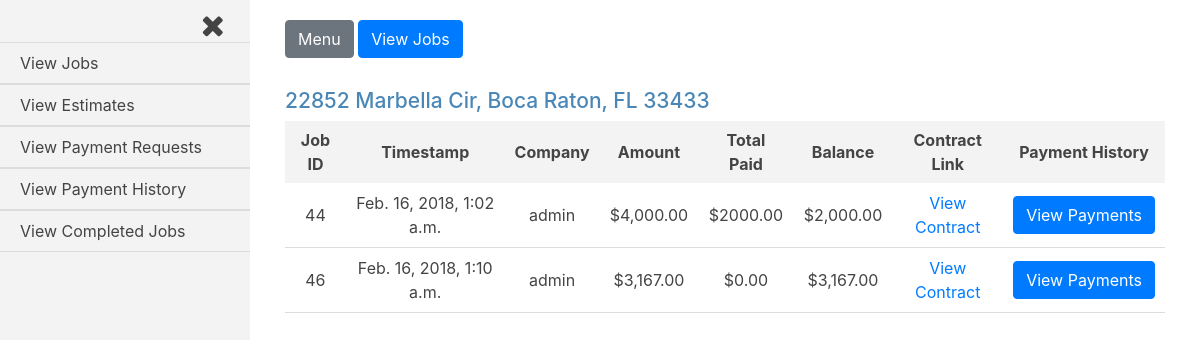
The app's page /jobs_admin/ (signed in), older data.
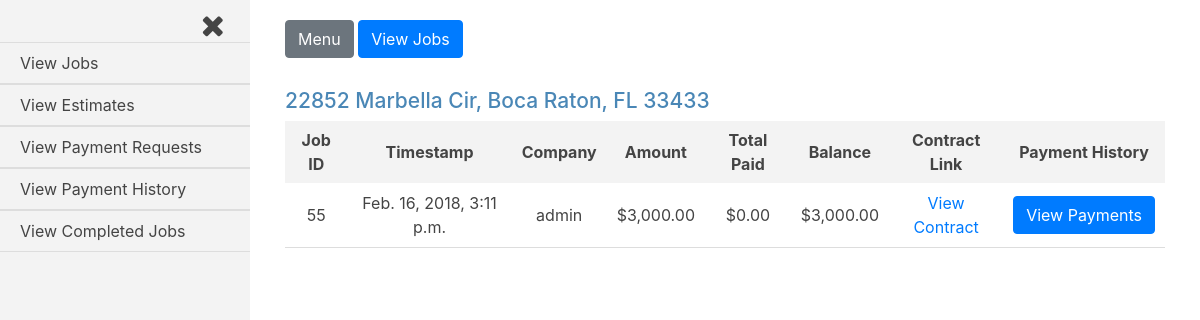
The same page, newer data.
### jobs/models.py (models this page shows, shortened)
class Current_Worker(models.Model):
    house = models.ForeignKey(House, on_delete=models.CASCADE)
    company = models.ForeignKey(settings.AUTH_USER_MODEL, on_delete=models.CASCADE)
    current = models.BooleanField(default=False)

class House(models.Model):
    address = models.CharField(max_length=250)
    companies = models.ManyToManyField(settings.AUTH_USER_MODEL, through='Current_Worker')
    proposed_jobs = models.BooleanField(default=False)
    pending_payments = models.BooleanField(default=False)
    payment_history = models.BooleanField(default=False)
    completed_jobs = models.BooleanField(default=False)
    def __str__(self):
        return self.address

class Job(models.Model):
    house = models.ForeignKey(House, on_delete=models.CASCADE)
    company = models.ForeignKey(settings.AUTH_USER_MODEL, on_delete=models.CASCADE)
    start_amount = models.DecimalField(max_digits=8, decimal_places=2, default=0.00)
    start_date = models.DateTimeField(auto_now_add=True, blank=True)
    total_paid = models.DecimalField(max_digits=8, decimal_places=2, default=0.00)
    approved = models.BooleanField(default=False)
    def generate_filename(self, filename):
        file_path = 'uploads/{}/{}'.format(str(self.house.address), str(filename))
        return file_path
    document_link = models.FileField(upload_to=generate_filename)
    balance_amount = models.DecimalField(max_digits=8, decimal_places=2, default=0.00)

### jobs_admin/views.py (the view)
@login_required
def index(request):
    current_user = request.user
    if current_user.is_active and current_user.is_staff:
        sql = 'SELECT * FROM jobs_current_worker WHERE current=1 GROUP BY house_id'
        current_workers = Current_Worker.objects.raw(sql)
        jobs = Job.objects.filter(approved=True, balance_amount__gt=0)
        payment_history_form = Payment_History_Form()
        template = loader.get_template('jobs_admin/index.html')
        context = {
            'current_workers': current_workers,
            'jobs': jobs,
            'current_user': current_user,
            'payment_history_form': payment_history_form,
        }
        return HttpResponse(template.render(context, request))
    else:
        return HttpResponseRedirect('/accounts/login')

### payment_history/forms.py
class Payment_History_Form(ModelForm, forms.Form):
    class Meta:
        model = Request_Payment
        exclude = ['job', 'submit_date', 'approved_date', 'house', 'amount', 'approved']

### jobs_admin/templates/jobs_admin/index.html (shortened to what this page needs)
{% extends 'base_login_admin.html' %}
{% load humanize %}
{% load static %}
{% block body_class %}jobs_admin{% endblock body_class %}
{% block content %}
{% for current_worker in current_workers %}
<div class="job-container">
  <div class="house">
    <h3 class="house-address">{{current_worker.house.address}}</h3>
  </div>
  <table class="job-summary">
    <tr class="job-headings">
      <th>Job ID</th>
      <th>Timestamp</th>
      <th>Company</th>
      <th>Amount</th>
      <th>Total Paid</th>
      <th>Balance</th>
      <th>Contract Link</th>
      <th>Payment History</th>
    </tr>
    {% for job in jobs %}
      {% if job.house.address == current_worker.house.address %}
    <tr class="job-info">
      <td>{{job.id}}</td>
      <td>{{job.start_date}}</td>
      <td>{{job.company}}</td>
      <td>${{job.start_amount|intcomma}}</td>
      <td>${{job.total_paid}}</td>
      <td>${{job.balance_amount|intcomma}}</td>
      <td><a href="{{job.document_link.url}}">View Contract</a></td>
      <td>
        <form class="payment-history-form" action="/payment_history/p_history_job" method="post">
          <input class="btn btn-primary v-payment-history" type="submit" name="" value="View Payments">
        </form>
      </td>
    </tr>
      {% endif %}
    {% endfor %}
  </table>
</div>
{% endfor %}
{% endblock content %}

Row changes from the older to the newer data that the page shows:
removed Job: id "44", start_date "Feb. 16, 2018, 1:02 a.m.", company "admin", start_amount "4,000.00", total_paid "2000.00", balance_amount "2,000.00", shown under "22852 Marbella Cir, Boca Raton, FL 33433"
removed Job: id "46", start_date "Feb. 16, 2018, 1:10 a.m.", company "admin", start_amount "3,167.00", total_paid "0.00", balance_amount "3,167.00", shown under "22852 Marbella Cir, Boca Raton, FL 33433"
added Job: id "55", start_date "Feb. 16, 2018, 3:11 p.m.", company "admin", start_amount "3,000.00", total_paid "0.00", balance_amount "3,000.00", shown under "22852 Marbella Cir, Boca Raton, FL 33433"
